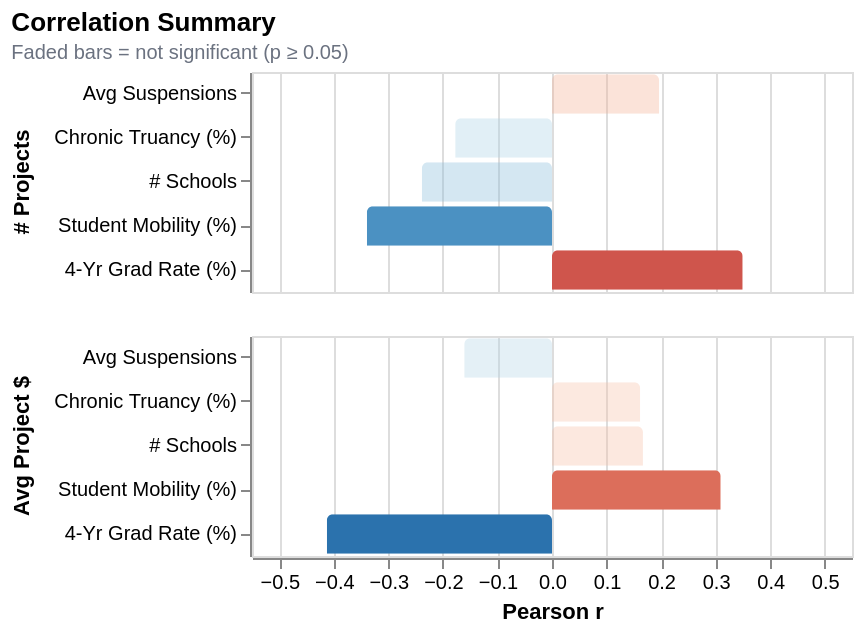

Source (notebook cell):
### Code cell
metrics = {
    "Chronic Truancy (%)": "avg_truancy",
    "Student Mobility (%)": "avg_mobility",
    "4-Yr Grad Rate (%)":  "avg_grad_rate",
    "Avg Suspensions":     "avg_suspension",
    "# Schools":           "num_schools",
}

corr_rows = []
for label, col in metrics.items():
    v = df[["num_projects", "avg_project", col]].dropna()
    if len(v) < 10:
        continue
    r_np, p_np = stats.pearsonr(v["num_projects"], v[col])
    r_ap, p_ap = stats.pearsonr(v["avg_project"],  v[col])
    corr_rows.append({"metric": label, "x_var": "# Projects",   "r": r_np, "p": p_np})
    corr_rows.append({"metric": label, "x_var": "Avg Project $", "r": r_ap, "p": p_ap})

corr_df = pd.DataFrame(corr_rows)
corr_df["sig"] = corr_df["p"].apply(lambda p: "p<0.05" if p < 0.05 else "n.s.")

corr_chart = (
    alt.Chart(corr_df)
    .mark_bar(cornerRadiusTopLeft=3, cornerRadiusTopRight=3)
    .encode(
        x=alt.X("r:Q", title="Pearson r", scale=alt.Scale(domain=[-0.55, 0.55])),
        y=alt.Y("metric:N", title=None, sort="-x"),
        color=alt.Color(
            "r:Q",
            scale=alt.Scale(scheme="redblue", domain=[-0.5, 0.5], reverse=True),
            legend=None,
        ),
        row=alt.Row(
            "x_var:N", title=None,
            header=alt.Header(labelFontSize=11, labelFontWeight="bold"),
        ),
        opacity=alt.condition(alt.datum.sig == "p<0.05", alt.value(1.0), alt.value(0.35)),
        tooltip=[
            alt.Tooltip("metric:N", title="Outcome"),
            alt.Tooltip("x_var:N",  title="Menu Variable"),
            alt.Tooltip("r:Q",      title="Pearson r",  format=".3f"),
            alt.Tooltip("p:Q",      title="p-value",    format=".3f"),
            alt.Tooltip("sig:N",    title="Significance"),
        ],
    )
    .properties(
        width=300, height=110,
        title=alt.TitleParams(
            text="Correlation Summary",
            subtitle="Faded bars = not significant (p ≥ 0.05)",
            fontSize=13, subtitleFontSize=10, subtitleColor=GRAY,
        ),
    )
)

corr_chart

### Figure 1 — Vega-Lite specification as saved in the notebook (floating-point values rounded to 4 significant figures)
{"config": {"view": {"continuousWidth": 300, "continuousHeight": 300}}, "data": {"name": "data-79f2c5866577dd77c90f895be92f15ea"}, "mark": {"type": "bar", "cornerRadiusTopLeft": 3, "cornerRadiusTopRight": 3}, "encoding": {"color": {"field": "r", "legend": null, "scale": {"domain": [-0.5, 0.5], "reverse": true, "scheme": "redblue"}, "type": "quantitative"}, "opacity": {"condition": {"test": "(datum.sig === 'p<0.05')", "value": 1.0}, "value": 0.35}, "row": {"field": "x_var", "header": {"labelFontSize": 11, "labelFontWeight": "bold"}, "title": null, "type": "nominal"}, "tooltip": [{"field": "metric", "title": "Outcome", "type": "nominal"}, {"field": "x_var", "title": "Menu Variable", "type": "nominal"}, {"field": "r", "format": ".3f", "title": "Pearson r", "type": "quantitative"}, {"field": "p", "format": ".3f", "title": "p-value", "type": "quantitative"}, {"field": "sig", "title": "Significance", "type": "nominal"}], "x": {"field": "r", "scale": {"domain": [-0.55, 0.55]}, "title": "Pearson r", "type": "quantitative"}, "y": {"field": "metric", "sort": "-x", "title": null, "type": "nominal"}}, "height": 110, "title": {"text": "Correlation Summary", "fontSize": 13, "subtitle": "Faded bars = not significant (p ≥ 0.05)", "subtitleColor": "#6b7280", "subtitleFontSize": 10}, "width": 300, "$schema": "https://vega.github.io/schema/vega-lite/v5.20.1.json", "datasets": {"data-79f2c5866577dd77c90f895be92f15ea": [{"metric": "Chronic Truancy (%)", "x_var": "# Projects", "r": -0.1774, "p": 0.2177, "sig": "n.s."}, {"metric": "Chronic Truancy (%)", "x_var": "Avg Project $", "r": 0.1617, "p": 0.262, "sig": "n.s."}, {"metric": "Student Mobility (%)", "x_var": "# Projects", "r": -0.3394, "p": 0.01591, "sig": "p<0.05"}, {"metric": "Student Mobility (%)", "x_var": "Avg Project $", "r": 0.3093, "p": 0.02884, "sig": "p<0.05"}, {"metric": "4-Yr Grad Rate (%)", "x_var": "# Projects", "r": 0.3496, "p": 0.01857, "sig": "p<0.05"}, {"metric": "4-Yr Grad Rate (%)", "x_var": "Avg Project $", "r": -0.4127, "p": 0.004838, "sig": "p<0.05"}, {"metric": "Avg Suspensions", "x_var": "# Projects", "r": 0.1963, "p": 0.1718, "sig": "n.s."}, {"metric": "Avg Suspensions", "x_var": "Avg Project $", "r": -0.1609, "p": 0.2644, "sig": "n.s."}, {"metric": "# Schools", "x_var": "# Projects", "r": -0.2385, "p": 0.09535, "sig": "n.s."}, {"metric": "# Schools", "x_var": "Avg Project $", "r": 0.1667, "p": 0.2471, "sig": "n.s."}]}}
